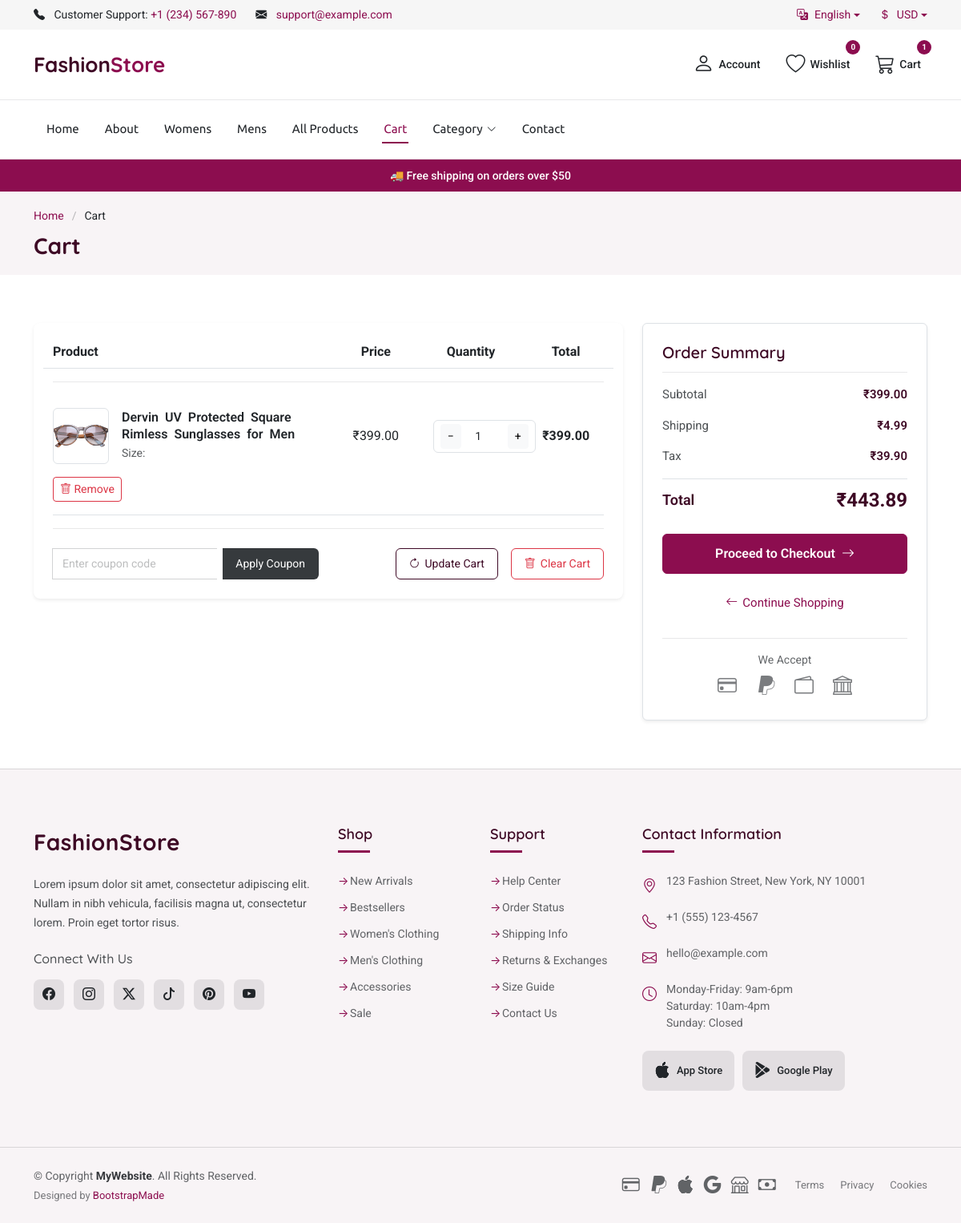
The app's page /cart/ (signed in) with its own data.
### FashionApp/models.py (models this page shows, shortened)
class OrderItem(models.Model):
    order = models.ForeignKey(Order, on_delete=models.CASCADE, related_name='items')
    product = models.ForeignKey('Product', on_delete=models.CASCADE)
    quantity = models.PositiveIntegerField()
    price = models.DecimalField(max_digits=10, decimal_places=2)
    coupon = models.ForeignKey('Coupon', on_delete=models.SET_NULL, null=True, blank=True)
    discount_amount = models.DecimalField(max_digits=10, decimal_places=2, default=0)
    def get_total_price(self):
        return self.quantity * self.price

class Product(models.Model):
    category = models.ForeignKey(
        'Category',
        on_delete=models.CASCADE,
        related_name='products'
    )
    sizes = models.CharField(max_length=50, blank=True)
    name = models.CharField(max_length=255)
    brand = models.ForeignKey(Brand, related_name='products', on_delete=models.SET_NULL, null=True, blank=True)
    slug = models.SlugField(unique=True, blank=True)  # allow auto slug generation
    description = models.TextField(blank=True)
    price = models.DecimalField(max_digits=10, decimal_places=2)
    discount_price = models.DecimalField(
        max_digits=10,        # total digits (including decimal places)
        decimal_places=2,     # digits after decimal point
        blank=True,           # optional
        null=True             # optional
    )
    original_price = models.DecimalField(  # NEW FIELD
        max_digits=10,
        decimal_places=2,
        blank=True,
        null=True
    )
    stock = models.PositiveIntegerField(default=0)  # Added stock field
    image = models.ImageField(upload_to='products/')
    is_available = models.BooleanField(default=True)
    is_new_arrival = models.BooleanField(default=False)
    created_at = models.DateTimeField(auto_now_add=True)

### FashionApp/views.py (the view)
# urls.py: path('cart/', cart_view, name='cart_view'),
@login_required(login_url='login')  # 'login' is your login page URL name
def cart_view(request):
    order = Order.objects.filter(user=request.user, status='Pending').first()
    items = order.items.all() if order else []
    subtotal = sum(item.get_total_price() for item in items)
    tax = (subtotal * Decimal('0.10')).quantize(Decimal('0.01'))  # 10% tax, rounded to 2 decimals
    shipping = Decimal('4.99')
    discount = request.session.get('discount', Decimal('0'))
    coupon_message = ''
    error_message = request.session.pop('error_message', '')
    if discount > 0:
        coupon_code = request.session.get('coupon_code', '')
        coupon_message = f"Coupon applied: {coupon_code} - ₹{discount} off"
    total = subtotal + tax + shipping - discount
    items_with_words = []
    for item in items:
        words = item.product.name.split()
        items_with_words.append({'item': item, 'words': words})
    context = {
        'items_with_words': items_with_words,
        'subtotal': subtotal,
        'tax': tax,
        'shipping': shipping,
        'discount': discount,
        'total': total,
        'coupon_message': coupon_message,
        'error_message': error_message,
    }
    return render(request, 'store/cart.html', context)

### Template/store/cart.html (shortened to what this page needs)
{% extends 'store/base.html' %}
{% block content %}
{% load static %}
<main class="main">
  <div class="page-title light-background">
    <div class="container">
      <nav class="breadcrumbs">
        <ol>
          <li><a href="{% url 'home' %}">Home</a></li>
          <li class="current">Cart</li>
        </ol>
      </nav>
      <h1>Cart</h1>
    </div>
  </div>
<section id="cart" class="cart section">
  <div class="container" data-aos="fade-up" data-aos-delay="100">
    <div class="row">
      <div class="col-lg-8" data-aos="fade-up" data-aos-delay="200">
        <div class="cart-items">
          <div class="cart-header d-none d-lg-block mb-3">
            <div class="row align-items-center fw-bold border-bottom pb-2">
              <div class="col-lg-6">Product</div>
              <div class="col-lg-2 text-center">Price</div>
              <div class="col-lg-2 text-center">Quantity</div>
              <div class="col-lg-2 text-center">Total</div>
            </div>
          </div>
<form method="post" action="{% url 'update_cart' %}">
  {% for entry in items_with_words %}
  <div class="cart-item py-3 border-bottom">
    <div class="row align-items-center">
      <div class="col-lg-6 d-flex align-items-center">
        <img src="{{ entry.item.product.image.url }}" alt="{{ entry.item.product.name }}" class="rounded border me-3" style="width: 70px; height: 70px; object-fit: cover;">
        <div>
          <div class="fw-semibold" style="line-height: 1.3;">
            {% for word in entry.words %}
              {{ word }}{% if forloop.counter|divisibleby:4 %}<br>{% else %}&nbsp;{% endif %}
            {% endfor %}
          </div>
          <small class="text-muted">Size: {{ entry.item.product.size }}</small>
        </div>
      </div>
      <div class="col-lg-2 text-center">
        <div>₹{{ entry.item.price }}</div>
      </div>
      <div class="col-lg-2 text-center">
        <div class="d-inline-flex align-items-center border rounded px-2 py-1">
          <button class="btn btn-sm btn-light px-2" type="button" aria-label="Decrease quantity">−</button>
          <input type="number" name="quantity_{{ entry.item.id }}" value="{{ entry.item.quantity|default:1 }}" min="1"
                 class="form-control form-control-sm text-center border-0 mx-1" style="width: 50px;">
          <button class="btn btn-sm btn-light px-2" type="button" aria-label="Increase quantity">+</button>
        </div>
      </div>
      <div class="col-lg-2 text-center">
        <div class="fw-bold">₹{{ entry.item.get_total_price }}</div>
      </div>
      <div class="col-12 mt-3">
        <button class="btn btn-sm btn-outline-danger"
                type="submit"
                name="remove_item"
                value="{{ entry.item.id }}"
                formaction="{% url 'remove_from_cart' entry.item.id %}">
          <i class="bi bi-trash"></i> Remove
        </button>
      </div>
    </div>
  </div>
  {% empty %}
    <div class="text-center py-4">Your cart is empty.</div>
  {% endfor %}
  <div class="cart-actions ">
    <div class="row">
        <div class="col-lg-6 mb-3 mb-lg-0">
          <div class="coupon-form">
            <div class="input-group">
              <form method="post" action="{% url 'apply_coupon' %}" class="coupon-form d-flex align-items-center m-0 p-0">
                <input type="text" name="coupon_code" class="form-control me-2" placeholder="Enter coupon code">
                <button class="btn btn-outline-accent" type="submit">Apply Coupon</button>
              </form>
              </div>
            </div>
          </div>
          <div class="col-lg-6 text-md-end d-flex align-items-center justify-content-end gap-2">
            <button class="btn btn-outline-heading me-2" type="submit" formmethod="post">
              <i class="bi bi-arrow-clockwise"></i> Update Cart
            </button>
            <form method="post" action="{% url 'clear_cart' %}" >
              <button class="btn btn-outline-danger" type="submit">
                <i class="bi bi-trash"></i> Clear Cart
              </button>
            </form>
          </div>
        </div>
      </form>
      </div>
      </div>
      </div>
      <div class="col-lg-4 mt-4 mt-lg-0" data-aos="fade-up" data-aos-delay="300">
        <div class="cart-summary p-4 border rounded shadow-sm">
          <h4 class="summary-title mb-3">Order Summary</h4>
          <div class="summary-item d-flex justify-content-between">
            <span class="summary-label">Subtotal</span>
            <span class="summary-value">₹{{ subtotal|floatformat:2 }}</span>
          </div>
          <div class="summary-item d-flex justify-content-between">
            <span class="summary-label">Shipping</span>
            <span class="summary-value">₹{{ shipping|floatformat:2 }}</span>
          </div>
          <div class="summary-item d-flex justify-content-between">
            <span class="summary-label">Tax</span>
            <span class="summary-value">₹{{ tax|floatformat:2 }}</span>
          </div>
          <div class="summary-total d-flex justify-content-between border-top pt-2 mt-2 fw-bold">
            <span class="summary-label">Total</span>
            <span class="summary-value">₹{{ total|floatformat:2 }}</span>
          </div>
          <div class="checkout-button mt-3">
            <a href="{% url 'checkout' %}" class="btn btn-accent w-100">
              Proceed to Checkout <i class="bi bi-arrow-right"></i>
            </a>
          </div>
          <div class="continue-shopping mt-2">
            <a href="{% url 'products' %}" class="btn btn-link w-100">
              <i class="bi bi-arrow-left"></i> Continue Shopping
            </a>
          </div>
          <div class="payment-methods mt-3 text-center">
            <p class="payment-title mb-1">We Accept</p>
            <div class="payment-icons fs-4">
              <i class="bi bi-credit-card me-2"></i>
              <i class="bi bi-paypal me-2"></i>
              <i class="bi bi-wallet2 me-2"></i>
              <i class="bi bi-bank"></i>
            </div>
          </div>
        </div>
      </div>
    </div>
</section>
</main>
{% endblock %}

### records on screen
OrderItem: item.product.image (picture), words "Dervin" "UV" "Protected" "Square" "Rimless" "Sunglasses" "for" "Men", item.price "399.00", item.quantity "1", item.get_total_price "399.00", {{ entry.item.id }} 24 (drawn)

### other values on screen
{{ wishlist_count }} "0"
{{ cart_count }} "1"
{{ subtotal|floatformat:2 }} "399.00"
{{ shipping|floatformat:2 }} "4.99"
{{ tax|floatformat:2 }} "39.90"
{{ total|floatformat:2 }} "443.89"
